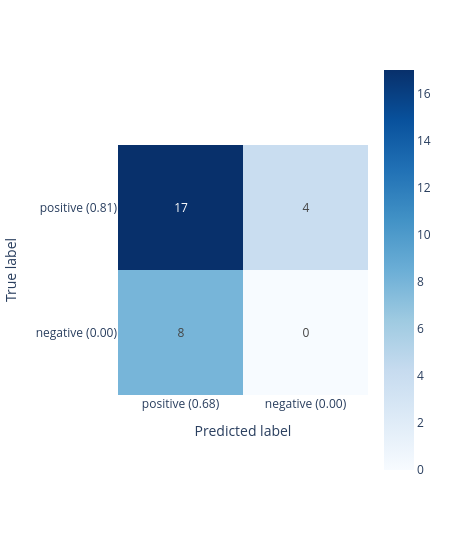

Write notebook code for a chart like this one.
### Code cell
# docling

cm = create_confusion_matrix('docling', config.dataset['path'], pdf_urls_select.loc[['2410.08287v3']])

print(cm)

PX.displayConfusionMatrix(np.array(cm), width=450, xaxes={'labels': labels, 'title': 'Predicted label'}, yaxes={'labels': labels, 'title': 'True label'})

print(f'recall {Helper.confusion_matrix_tpr(cm)}')
print(f'precision {Helper.confusion_matrix_ppv(cm)}')
#print(f'f1 score {Helper.confusion_matrix_f1_score(cm)}')

### Figure 1 — Plotly figure (JSON) as saved in the notebook; plotly's stock layout.template omitted (floating-point values rounded to 4 significant figures)
{"data": [{"coloraxis": "coloraxis", "hovertemplate": "x: %{x}<br>y: %{y}<br>color: %{z}<extra></extra>", "name": "0", "texttemplate": "%{z}", "type": "heatmap", "xaxis": "x", "yaxis": "y", "z": [[17, 4], [8, 0]]}], "layout": {"coloraxis": {"autocolorscale": false, "colorscale": [[0, "rgb(247,251,255)"], [0.125, "rgb(222,235,247)"], [0.25, "rgb(198,219,239)"], [0.375, "rgb(158,202,225)"], [0.5, "rgb(107,174,214)"], [0.625, "rgb(66,146,198)"], [0.75, "rgb(33,113,181)"], [0.875, "rgb(8,81,156)"], [1, "rgb(8,48,107)"]]}, "margin": {"t": 60}, "width": 450, "xaxis": {"anchor": "y", "constrain": "domain", "domain": [0, 1], "scaleanchor": "y", "tickmode": "array", "ticktext": ["positive (0.68)", "negative (0.00)"], "tickvals": [0, 1], "title": {"text": "Predicted label"}}, "yaxis": {"anchor": "x", "autorange": "reversed", "constrain": "domain", "domain": [0, 1], "tickmode": "array", "ticktext": ["positive (0.81)", "negative (0.00)"], "tickvals": [0, 1], "title": {"text": "True label"}}}}
